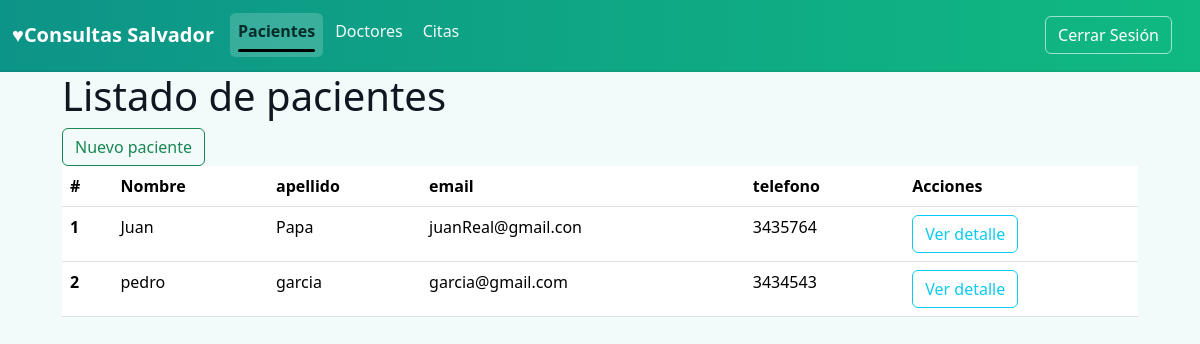
The app's page /gestion/pacientes/ (signed in) with its own data.
### gestion/models.py (models this page shows, shortened)
class Paciente(models.Model):
    nombre = models.CharField(max_length=100)
    apellido = models.CharField(max_length=100)
    email = models.EmailField(unique=True)
    telefono = models.CharField(max_length=15)

### gestion/views.py (the view)
@method_decorator(login_required, name='dispatch')
class PacienteListView(ListView):
    model = Paciente
    template_name = 'pacientes/paciente_list.html'
    context_object_name = 'pacientes'

### gestion/Templates/pacientes/paciente_list.html (shortened to what this page needs)
{%extends "core/index.html"%}
  {% block contenido %}
    <h1 class="text center">Listado de pacientes </h1>
    <a href='{%url "gestion:paciente_create"%}' class="btn btn-outline-success">Nuevo paciente</a>
  <table class="table">
  <thead>
    <tr>
      <th scope="col">#</th>
      <th scope="col">Nombre</th>
        <th scope="col">apellido</th>
        <th scope="col">email</th>
        <th scope="col">telefono</th>
        <th scope="col">Acciones</th>
    </tr>
  </thead>
  <tbody>
    {%for p in pacientes%}
    <tr>
      <th scope="row">{{p.id}}</th>
      <td>{{p.nombre}}</td>
      <td>{{p.apellido}}</td>
        <td>{{p.email}}</td>
        <td>{{p.telefono}}</td>
        <td>
          {%if user.name == "admin"%}
          <a href='{%url "gestion:paciente_update" p.id%}' class="btn btn-outline-primary">Editar</a>
          <a href='{%url "gestion:paciente_delete" p.id%}' class="btn btn-outline-danger">Eliminar</a>
          <a href='{%url "gestion:paciente_detail" p.id%}' class="btn btn-outline-info">Ver detalle</a>
          {%else%}
          <a href='{%url "gestion:paciente_detail" p.id%}' class="btn btn-outline-info">Ver detalle</a>
          {%endif%}
        </td>
    </tr>
    {%endfor%}
  </tbody>
</table>
    {% endblock %}

### static/core/css/site.css (style rules this page uses)
body { background-color: #f3fbfa; color: #0f1720; font-family: "Segoe UI", Roboto, "Helvetica Neue", Arial, sans-serif; }

### records on screen
Paciente: id "1", nombre "Juan", apellido "Papa", email "juanReal@gmail.con", telefono "3435764"
Paciente: id "2", nombre "pedro", apellido "garcia", email "garcia@gmail.com", telefono "3434543"
